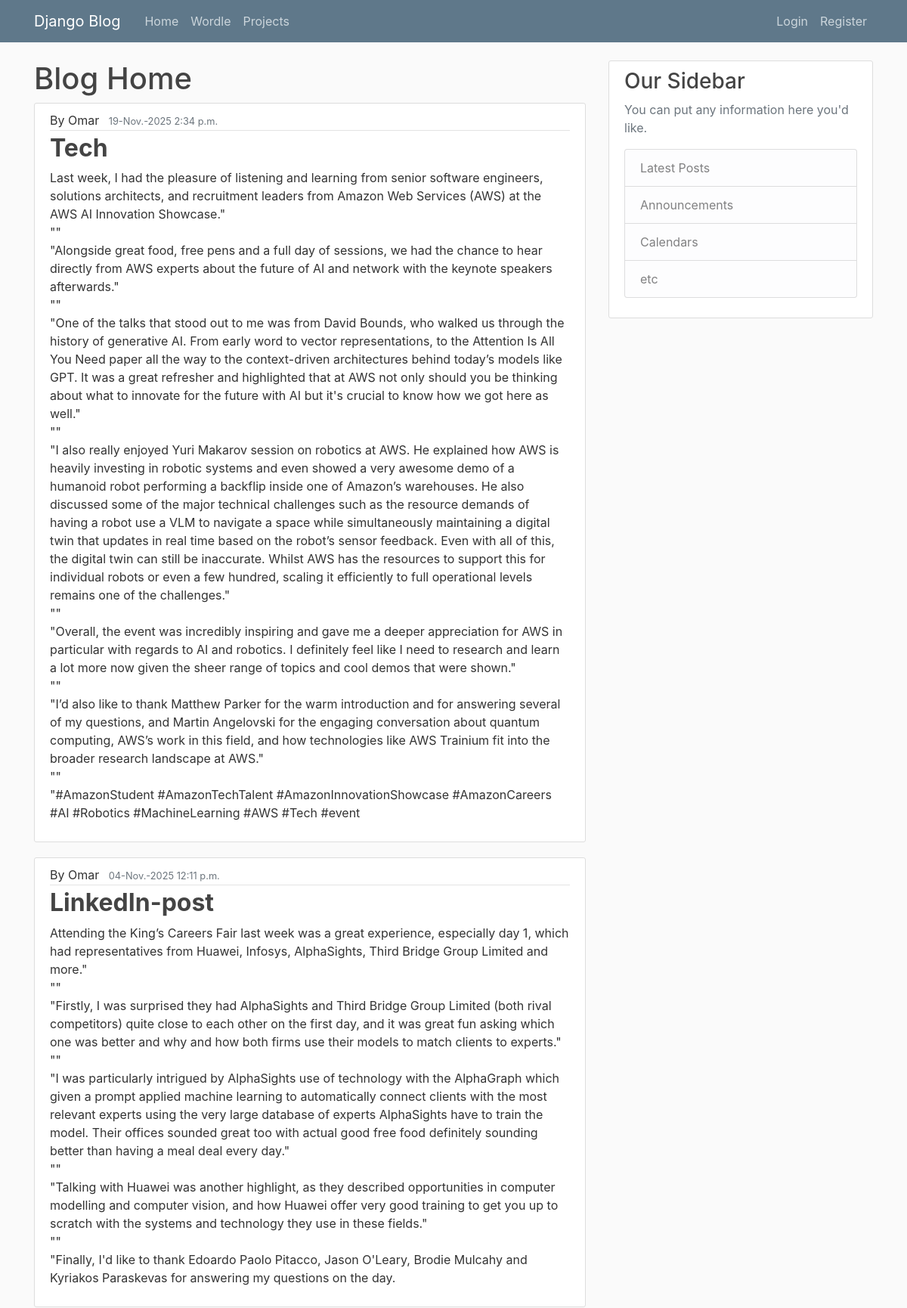
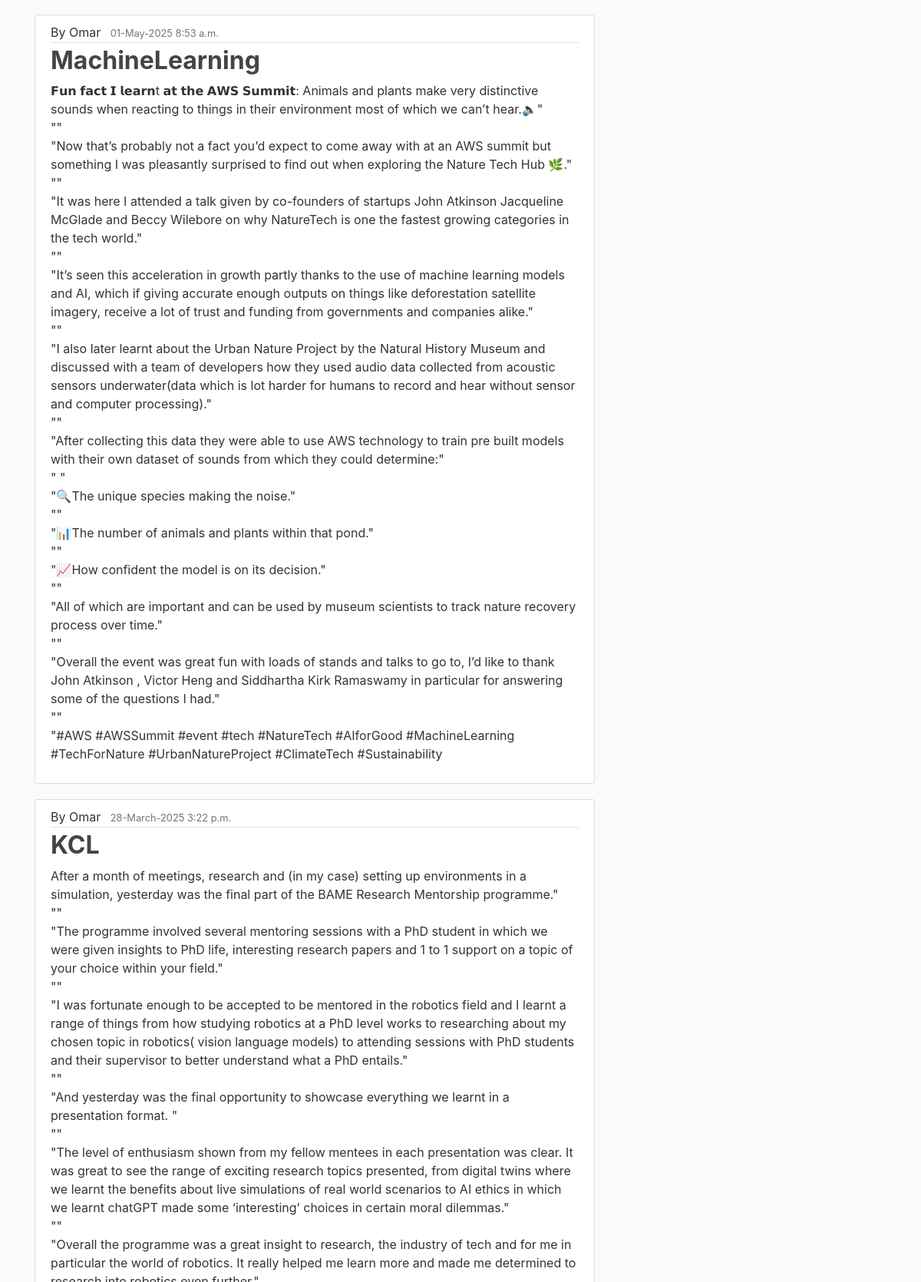
The page / (upper part) on the database its author committed (2 pictures, top to bottom).
### blog/models.py (models this page shows, shortened)
class Post(models.Model):
    title = models.CharField(max_length=100)
    content = models.TextField()
    date_posted = models.DateTimeField(default=timezone.now)
    author = models.ForeignKey(User, on_delete=models.CASCADE)

### blog/views.py (the view)
# urls.py: path('', views.home, name = 'blog-home'),
def home(request):
    context = {
        'posts': Post.objects.all()
    }
    return render(request, 'blog/home.html', context)

### blog/templates/blog/home.html
{% extends "blog/base.html" %}
{% block content %}
<h1> Blog Home </h1>
    {% for post in posts%}
    <article class="media content-section">
          <div class="media-body">
            <div class="article-metadata">
              <a class="mr-2" >By {{ post.author }}</a>
              <small class="text-muted">{{ post.date_posted|date:"d-N-Y  P" }}</small>
            </div>
              <h2><a class="article-title" > <strong>{{ post.title }}</strong> </a></h2>
            <p class="article-content">{{ post.content }}</p>
          </div>
        </article>
    {% endfor %}
{% endblock content %}

### blog/templates/blog/base.html (shortened to what this page needs)
{% load static %}
<!DOCTYPE html>
<html lang="en">
<head>
    <link rel="stylesheet" href="https://cdn.jsdelivr.net/npm/bootstrap@4.4.1/dist/css/bootstrap.min.css">
    <link rel="stylesheet" type="text/css" href="{% static 'blog/main.css' %}">
</head>
<body>
    <header class="site-header">
      <nav class="navbar navbar-expand-md navbar-dark bg-steel fixed-top">
        <div class="container">
          <a class="navbar-brand mr-4" href="{% url 'blog-home' %}">Django Blog</a>
          <div class="collapse navbar-collapse" id="navbarToggle">
            <div class="navbar-nav mr-auto">
              <a class="nav-item nav-link" href="{% url 'blog-home' %}">Home</a>
              <a class="nav-item nav-link" href="{% url 'blog-wordle' %}">Wordle</a>
              <a class="nav-item nav-link" href="{% url 'blog-projects' %}">Projects</a>
            </div>
            <div class="navbar-nav">
              <a class="nav-item nav-link" href="#">Login</a>
              <a class="nav-item nav-link" href="{% url 'register' %}">Register</a>
            </div>
          </div>
        </div>
      </nav>
    </header>
    <main role="main" class="container">
      <div class="row">
        <div class="col-md-8">
          {% block content %}{% endblock %}
        </div>
        <div class="col-md-4">
        {% block sidebar %}
          <div class="content-section">
            <h3>Our Sidebar</h3>
            <p class='text-muted'>You can put any information here you'd like.
              <ul class="list-group">
                <li class="list-group-item list-group-item-light">Latest Posts</li>
                <li class="list-group-item list-group-item-light">Announcements</li>
                <li class="list-group-item list-group-item-light">Calendars</li>
                <li class="list-group-item list-group-item-light">etc</li>
              </ul>
            </p>
          </div>
        {% endblock sidebar %}
        </div>
      </div>
    </main>
</body>
</html>

### blog/static/blog/main.css (style rules this page uses)
body { background: #fafafa; color: #333333; margin-top: 5rem; }
h1, h2, h3, h4, h5, h6 { color: #444444; }
ul { margin: 0; }
.bg-steel { background-color: #5f788a; transition: transform 0.9s ease-out, background-color 0.9s ease-out; }
.site-header .navbar-nav .nav-link { color: #cbd5db; }
.content-section { background: #ffffff; padding: 10px 20px; border: 1px solid #dddddd; border-radius: 3px; margin-bottom: 20px; }
.article-title { color: #3f51b5; }
.article-content { white-space: pre-line; }
.article-metadata { padding-bottom: 1px; margin-bottom: 4px; border-bottom: 1px solid #e3e3e3 }

### rows shown on the page
Post: author "Omar", date_posted "19-Nov.-2025 2:34 p.m.", title "Tech", content "Last week, I had the pleasure of listening and learning from senior software engineers, solutions architects, and recruitment leaders from Amazon Web Services (AWS) at the AWS AI Innovation Showcase.\" \"\" \"Alongside great food, free pens and a full day of sessions, we had the chance to hear directly from AWS experts about the future of AI and network with the keynote speakers afterwards.\" \"\" \"One of the talks that stood out to me was from David Bounds, who walked us through the history of generative AI. From early word to vector representations, to the Attention Is All You Need paper all the way to the context-driven architectures behind today’s models like GPT. It was a great refresher and…"
Post: author "Omar", date_posted "04-Nov.-2025 12:11 p.m.", title "LinkedIn-post", content "Attending the King’s Careers Fair last week was a great experience, especially day 1, which had representatives from Huawei, Infosys, AlphaSights, Third Bridge Group Limited and more.\" \"\" \"Firstly, I was surprised they had AlphaSights and Third Bridge Group Limited (both rival competitors) quite close to each other on the first day, and it was great fun asking which one was better and why and how both firms use their models to match clients to experts.\" \"\" \"I was particularly intrigued by AlphaSights use of technology with the AlphaGraph which given a prompt applied machine learning to automatically connect clients with the most relevant experts using the very large database of experts…"
Post: author "Omar", date_posted "01-May-2025 8:53 a.m.", title "MachineLearning", content "𝗙𝘂𝗻 𝗳𝗮𝗰𝘁 𝗜 𝗹𝗲𝗮𝗿𝗻t 𝗮𝘁 𝘁𝗵𝗲 𝗔𝗪𝗦 𝗦𝘂𝗺𝗺𝗶𝘁: Animals and plants make very distinctive sounds when reacting to things in their environment most of which we can’t hear.🔈\" \"\" \"Now that’s probably not a fact you’d expect to come away with at an AWS summit but something I was pleasantly surprised to find out when exploring the Nature Tech Hub 🌿.\" \"\" \"It was here I attended a talk given by co-founders of startups John Atkinson Jacqueline McGlade and Beccy Wilebore on why NatureTech is one the fastest growing categories in the tech world.\" \"\" \"It’s seen this acceleration in growth partly thanks to the use of machine learning models and AI, which if giving accurate enough outputs on things like…"
Post: author "Omar", date_posted "28-March-2025 3:22 p.m.", title "KCL"
